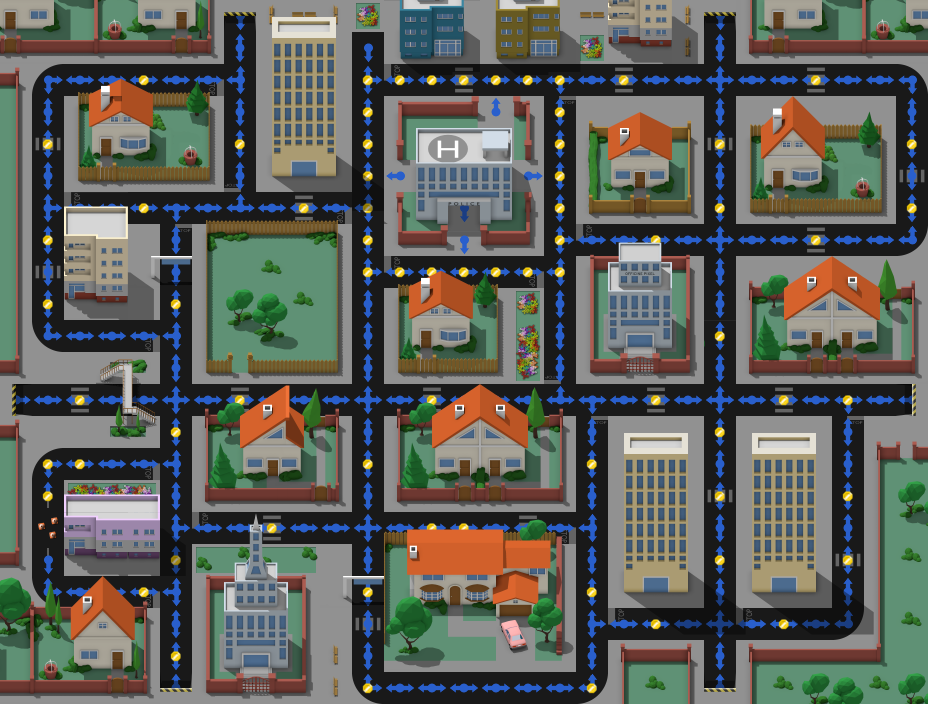

Below is a game level as drawn by its tile map, then a one-line description and the .tmx that defines it (tile-layer data replaced by summaries):
An orthogonal 29x22 tile map with 32x32 px tiles, 5 tile layers (Background, Path, dots, overlay_strada, ...), 3 tilesets and 16 objects (6x teleport, 5x pill, 2x red_enemy, green_enemy, blue_enemy, ...).

<map version="1.0" orientation="orthogonal" renderorder="right-down" width="29" height="22" tilewidth="32" tileheight="32" nextobjectid="17">
 <tileset firstgid="1" name="metatiles" tilewidth="32" tileheight="32" tilecount="20" columns="5">
  <image source="../img/map/metatiles.png" width="160" height="128" />
  <tile id="0">
   <properties>
    <property name="direction" value="1110" />
   </properties>
  </tile>
  <tile id="1">
   <properties>
    <property name="direction" value="0111" />
   </properties>
  </tile>
  <tile id="2">
   <properties>
    <property name="direction" value="1011" />
   </properties>
  </tile>
  <tile id="3">
   <properties>
    <property name="direction" value="1101" />
   </properties>
  </tile>
  <tile id="4">
   <properties>
    <property name="direction" value="1111" />
   </properties>
  </tile>
  <tile id="5">
   <properties>
    <property name="direction" value="1100" />
   </properties>
  </tile>
  <tile id="6">
   <properties>
    <property name="direction" value="0110" />
   </properties>
  </tile>
  <tile id="7">
   <properties>
    <property name="direction" value="0011" />
   </properties>
  </tile>
  <tile id="8">
   <properties>
    <property name="direction" value="1001" />
   </properties>
  </tile>
  <tile id="9">
   <properties>
    <property name="direction" value="1010" />
   </properties>
  </tile>
  <tile id="10">
   <properties>
    <property name="direction" value="1000" />
   </properties>
  </tile>
  <tile id="11">
   <properties>
    <property name="direction" value="0100" />
   </properties>
  </tile>
  <tile id="12">
   <properties>
    <property name="direction" value="0010" />
   </properties>
  </tile>
  <tile id="13">
   <properties>
    <property name="direction" value="0001" />
   </properties>
  </tile>
  <tile id="14">
   <properties>
    <property name="direction" value="0101" />
   </properties>
  </tile>
  <tile id="15">
   <properties>
    <property name="direction" value="0000" />
    <property name="type" value="solid" />
   </properties>
  </tile>
 </tileset>
 <tileset firstgid="21" name="case" tilewidth="32" tileheight="32" tilecount="616" columns="8">
  <image source="../img/map/casetiles.png" width="256" height="2464" />
 </tileset>
 <tileset firstgid="637" name="strade" tilewidth="32" tileheight="32" tilecount="52" columns="4">
  <image source="../img/map/stradatiles.png" width="128" height="416" />
 </tileset>
 <layer name="Background" width="29" height="22">
  <properties>
   <property name="preRender" value="false" />
  </properties>
  <data>[638 cells, 638 non-empty, 265 distinct tile ids]</data>
 </layer>
 <layer name="Path" width="29" height="22">
  <data>[638 cells, 214 non-empty, 15 distinct tile ids]</data>
 </layer>
 <layer name="dots" width="29" height="22">
  <data>[638 cells, 70 non-empty, 1 distinct tile ids]</data>
 </layer>
 <objectgroup name="Enemies">
  <object id="1" name="enemy" type="red_enemy" gid="18" x="384" y="192" width="32" height="32">
   <properties>
    <property name="behavior" value="random" />
    <property name="delay" value="1000" />
    <property name="keepAlive" value="true" />
   </properties>
  </object>
  <object id="2" name="enemy" type="green_enemy" gid="18" x="448" y="224" width="32" height="32">
   <properties>
    <property name="behavior" value="chase" />
    <property name="keepAlive" value="true" />
   </properties>
  </object>
  <object id="3" name="enemy" type="blue_enemy" gid="18" x="480" y="128" width="32" height="32">
   <properties>
    <property name="behavior" value="random" />
    <property name="delay" value="2000" />
    <property name="keepAlive" value="true" />
   </properties>
  </object>
  <object id="4" name="enemy" type="red_enemy" gid="18" x="512" y="192" width="32" height="32">
   <properties>
    <property name="behavior" value="chase" />
    <property name="delay" value="500" />
    <property name="keepAlive" value="true" />
   </properties>
  </object>
 </objectgroup>
 <objectgroup name="Entities">
  <object id="5" name="teleport" gid="20" x="0" y="416" width="32" height="32">
   <properties>
    <property name="destination" value="2" />
    <property name="id" value="1" />
   </properties>
  </object>
  <object id="6" name="teleport" gid="20" x="896" y="416" width="32" height="32">
   <properties>
    <property name="destination" value="1" />
    <property name="id" value="2" />
   </properties>
  </object>
  <object id="7" name="teleport" gid="20" x="224" y="32" width="32" height="32">
   <properties>
    <property name="destination" value="3" />
    <property name="id" value="4" />
   </properties>
  </object>
  <object id="8" name="teleport" gid="20" x="160" y="704" width="32" height="32">
   <properties>
    <property name="destination" value="4" />
    <property name="id" value="3" />
   </properties>
  </object>
  <object id="9" name="teleport" gid="20" x="704" y="32" width="32" height="32">
   <properties>
    <property name="destination" value="5" />
    <property name="id" value="6" />
   </properties>
  </object>
  <object id="10" name="teleport" gid="20" x="704" y="704" width="32" height="32">
   <properties>
    <property name="destination" value="6" />
    <property name="id" value="5" />
   </properties>
  </object>
  <object id="11" name="player" gid="19" x="352" y="416" width="32" height="32" />
 </objectgroup>
 <objectgroup name="powerup">
  <object id="12" name="pill" gid="17" x="32" y="576" width="32" height="32" />
  <object id="13" name="pill" gid="17" x="32" y="96" width="32" height="32" />
  <object id="14" name="pill" gid="17" x="896" y="96" width="32" height="32" />
  <object id="15" name="pill" gid="17" x="832" y="640" width="32" height="32" />
  <object id="16" name="pill" gid="17" x="480" y="704" width="32" height="32" />
 </objectgroup>
 <layer name="overlay_strada" width="29" height="22">
  <data>[638 cells, 18 non-empty, 12 distinct tile ids]</data>
 </layer>
 <layer name="overlay" width="29" height="22">
  <data>[638 cells, 115 non-empty, 88 distinct tile ids]</data>
 </layer>
</map>
